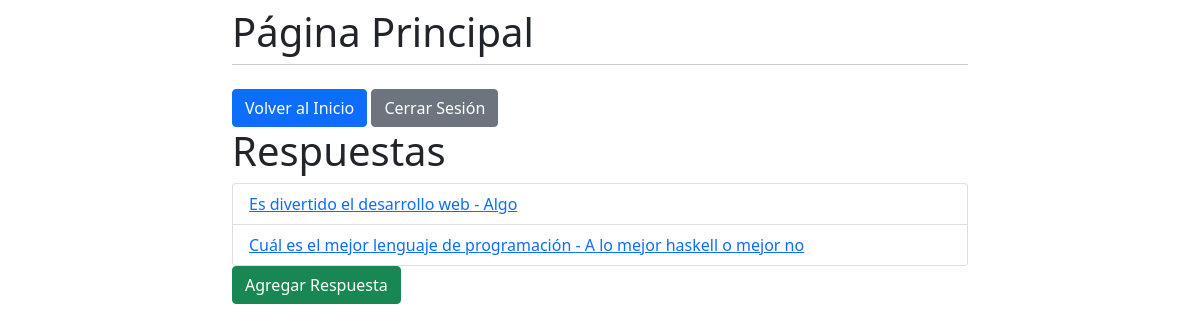
The app's page / (signed in) with its own data.
### preguntas/models.py (models this page shows, shortened)
class Choice(models.Model):
    user = models.ForeignKey(User, on_delete=models.CASCADE)
    question = models.ForeignKey(Question, on_delete=models.CASCADE)
    choice_text = models.CharField(max_length=200)
    votes = models.IntegerField(default=0)
    def __str__(self):
        return self.choice_text

class Question(models.Model):
    question_text = models.CharField(max_length=200)
    pub_date = models.DateTimeField('date published')
    def __str__(self):
        return self.question_text

### preguntas/views.py (the view)
# urls.py: path('', views.ListarRespuestas.as_view(), name='index'),
class ListarRespuestas(LoginRequiredMixin, ListView):
    model = Choice
    template_name = 'listar_respuestas.html'
    def get_queryset(self):
        return Choice.objects.filter(user=self.request.user)

### templates/listar_respuestas.html
{% extends 'base_generic.html' %}
{% block content %}
<h1>Respuestas</h1>
<ul class="list-group">
    {% for choice in object_list %}
        <li class="list-group-item"><a href="{% url 'detalle-respuesta' choice.id %}">{{ choice.question }} - {{ choice }}</a></li>
    {% empty %}
        <li>Todavía no respondes ninguna pregunta.</li>
    {% endfor %}
    </ul>
    <a href="{% url 'agregar-respuesta' %}"><button type="button" class="btn btn-success">Agregar Respuesta</button></a>
{% endblock %}

### records on screen
Choice: question "Es divertido el desarrollo web", choice_text "Algo"
Choice: question "Cuál es el mejor lenguaje de programación", choice_text "A lo mejor haskell o mejor no"
